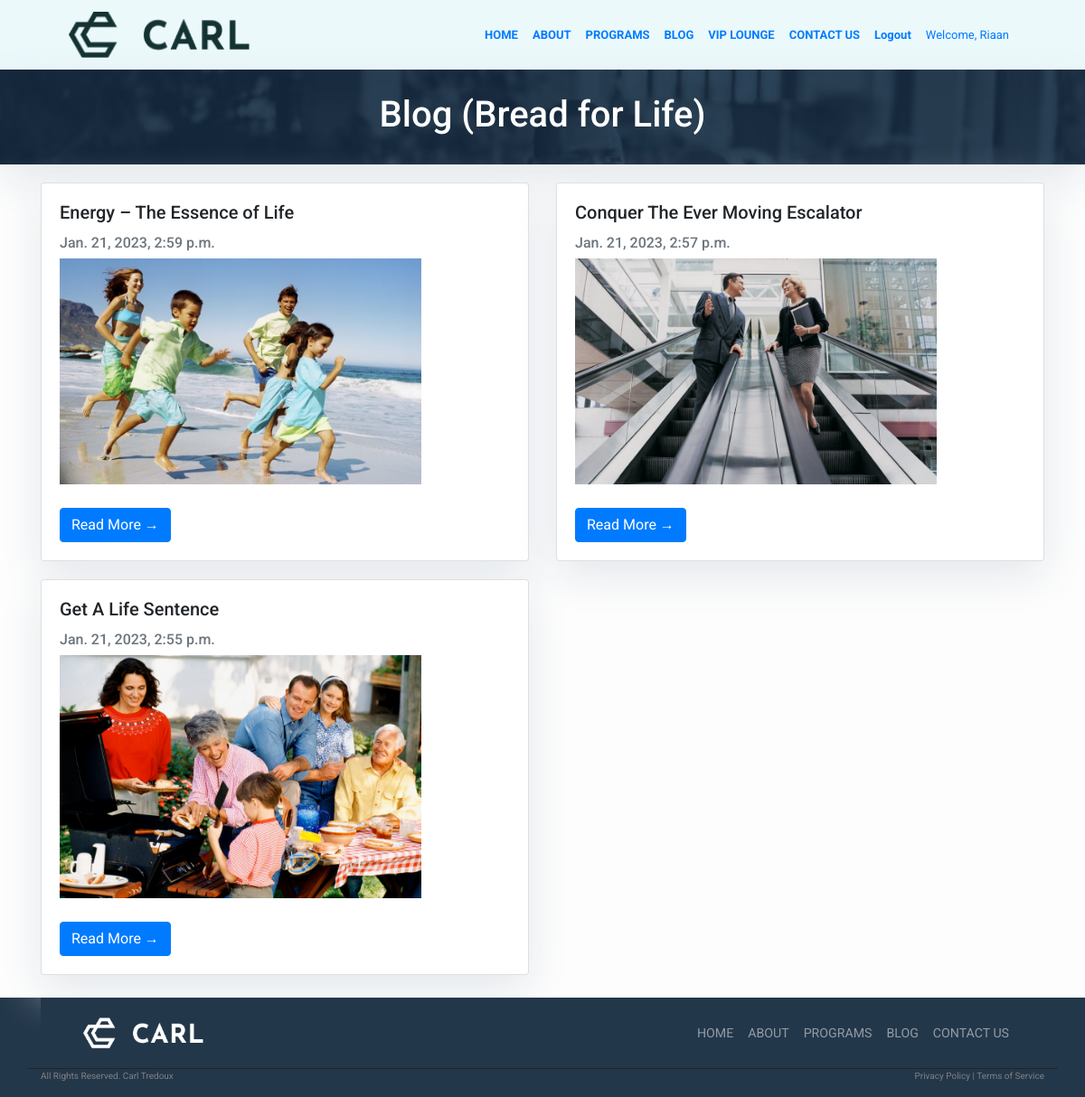
/blog (signed in), run on the app's committed database.
### blog/models.py (models this page shows, shortened)
class Post(models.Model):
    title = models.CharField(max_length=200, unique=True)
    slug = models.SlugField(max_length=200, unique=True)
    content = models.TextField()
    updated_on = models.DateTimeField(auto_now= True)
    created_on = models.DateTimeField(auto_now_add=True)
    status = models.IntegerField(choices=STATUS, default=0)
    class Meta:
        ordering = ['-created_on']
    def img_url(self):
        return static("images/{}.jpg".format(self.slug))

### blog/views.py (the view)
# urls.py: path('', views.PostList.as_view(), name='blog'),
class PostList(generic.ListView):
    queryset = Post.objects.filter(status=1).order_by('-created_on')
    template_name = 'blog.html'

### blog/templates/blog.html (shortened to what this page needs)
{% extends "base.html" %}
{% block content %}
{% load static %}
<head>
</head>
<header class="masthead">
    <div class="container">
        <div class="row">
            <div class=" col-md-8 col-md-10 mx-auto">
                <div class="site-heading" style="text-align: center">
                    <h1 class="site-heading my-3 mt-2 text-white">Blog (Bread for Life)</h1>
                </div>
            </div>
        </div>
    </div>
</header>
<div class="container">
    <div class="row">
            {% for post in post_list %}
            <div class="col-md-6" style="padding-top: 20px;">
                <div class="card mb-6">
                    <div class="card-body">
                        <h5 class="card-title">{{ post.title }}</h5>
                        <p class="card-text text-muted h6">{{ post.created_on}} </p>
                        <img src = "{{ post.img_url }}" alt=" {{ post.slug }} " width="400">
                        <br>
                        <br>
                        <a href="{% url 'blog:post_detail' post.slug  %}" class="btn btn-primary">Read More &rarr;</a>
                    </div>
                </div>
            </div>
            {% endfor %}
    </div>
</div>
<br>
{%endblock%}

### personal/templates/base.html (shortened to what this page needs)
{% load static %}
<!DOCTYPE html>
<html>
    <head>
        <link rel="stylesheet" href="https://maxcdn.bootstrapcdn.com/bootstrap/4.0.0/css/bootstrap.min.css"
 />
    </head>
    <body>
        <div id="headerSection" style="background-color: #EBF9FB;">
        <div class="container">
            <nav id="mainNav" class="navbar navbar-expand-lg navbar-ligth">
            <div class="container-fluid">
           <a class="navbar-brand" href="{% url 'personal:home' %}"><img src = "{% static 'images/carl-logo-black.png' %}" alt="Logo" width="200"></a>
                <div class="collapse navbar-collapse" id="navbarNav">
                    <ul class="navbar-nav ml-auto" style="font-size: small;">
                        <li class="nav-item">
                            <a class="nav-link font-weight-bold" href="{% url 'personal:home' %}">HOME</a>
                        </li>
                        <li class="nav-item">
                            <a class="nav-link font-weight-bold" href="{% url 'personal:about' %}">ABOUT</a>
                        </li>
                        <li class="nav-item">
                            <a class="nav-link font-weight-bold" href="{% url 'personal:programs' %}">PROGRAMS</a>
                        </li>
                        <li class="nav-item">
                            <a class="nav-link font-weight-bold" href="{% url 'blog:blog' %}">BLOG</a>
                        </li>
                        <li class="nav-item">
                            <a class="nav-link font-weight-bold" href="{% url 'personal:vips' %}">VIP LOUNGE</a>
                        </li>
                        <li class="nav-item">
                            <a class="nav-link font-weight-bold" href="{% url 'personal:contact' %}">CONTACT US</a>
                        </li>
                        {% if user.is_authenticated %}
                        <li class="nav-item">
                          <a class="nav-link font-weight-bold" href="{% url 'user_auth:logout' %}">Logout</a>
                        </li>
                        <li class="nav-item">
                          <a class="nav-link" href="#">Welcome, {{user.first_name}}</a>
                        </li>
                        {% else %}
                        <li class="nav-item">
                          <a class="nav-link font-weight-bold" href="{% url 'user_auth:login' %}">Login</a>
                        </li>
                        {% endif %}
                    </ul>
                </div>
            </div>
            </nav>
        </div>
        </div>
        {% block content %}{% endblock content %}
        <div id="footerSection" style="background-color: #23374A;">
            <div class="row"">
            <div class="container" style="border-bottom-style:solid; border-width: thin;">
                <nav class="navbar navbar-expand-lg navbar-dark" style="background-color: #23374A;">
                    <div class="container-fluid">
                      <img src="{% static 'images/carl-logo-white.png' %}" alt="Logo" width="150"></a>
                        <div class="collapse navbar-collapse" id="navbarNav">
                            <ul class="navbar-nav ml-auto" style="font-size: smaller;">
                                <li class="nav-item">
                                <a class="nav-link" href="./">HOME</a>
                                </li>
                                <li class="nav-item">
                                    <a class="nav-link" href="./about">ABOUT</a>
                                </li>
                                <li class="nav-item">
                                <a class="nav-link" href="./programs">PROGRAMS</a>
                                </li>
                                <li class="nav-item">
                                <a class="nav-link" href="./blog">BLOG</a>
                                </li>
                                <li class="nav-item">
                                <a class="nav-link" href="./contact">CONTACT US</a>
                                </li>
                            </ul>
                        </div>
                    </div>
                </nav>
            </div>
            </div>
            <div class="row">
                <div class="container">
                    <div class="row" style="color: grey;">
                        <div class="col-md-3" style="font-size: 10px;">
                            <p>All Rights Reserved. Carl Tredoux</p>
                        </div>
                        <div class="col-md-6"> </div>
                        <div class="col-md-3" style="font-size: 10px; text-align: right;">
                            <p>Privacy Policy | Terms of Service</p>
                        </div>
                    </div>
                </div>
            </div>
        </div>
    </body>
</html>

### personal/templates/base.html (style rules this page uses)
body { font-family: "Roboto", sans-serif; font-size: 17px; background-color: #fdfdfd; }
.masthead { background-image: url('/static/images/background.png'); height: auto; padding-bottom: 15px; box-shadow: 0 16px 48px #E3E7EB; padding-top: 10px; }

### blog/templates/blog.html (style rules this page uses)
.card { box-shadow: 0 16px 48px #E3E7EB; }

### data on the page
Post: title "Energy – The Essence of Life", created_on "Jan. 21, 2023, 2:59 p.m.", img_url (picture)
Post: title "Conquer The Ever Moving Escalator", created_on "Jan. 21, 2023, 2:57 p.m.", img_url (picture)
Post: title "Get A Life Sentence", created_on "Jan. 21, 2023, 2:55 p.m.", img_url (picture)

### other printed values
{{ user.first_name }} "Riaan"
